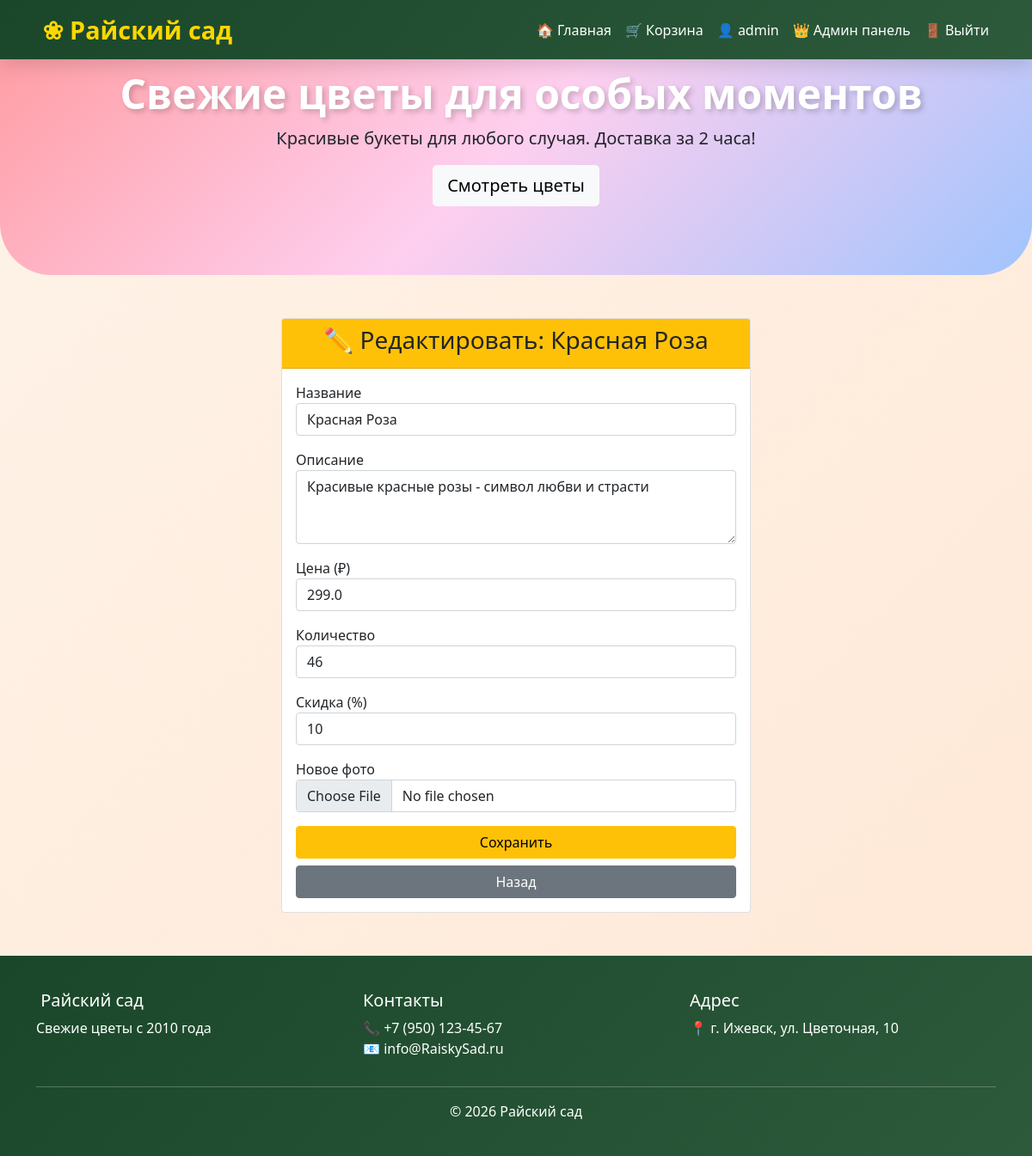
Screenshot of /admin/edit_product/1 (signed in) with the database file from the repository.
### app.py (models this page shows)
class Product(db.Model):
    id = db.Column(db.Integer, primary_key=True)
    name = db.Column(db.String(100), nullable=False)
    description = db.Column(db.Text, nullable=False)
    price = db.Column(db.Float, nullable=False)
    image = db.Column(db.String(200), default='default.jpg')
    stock = db.Column(db.Integer, default=0)
    category = db.Column(db.String(50), default='flowers')
    discount = db.Column(db.Integer, default=0)
    created_at = db.Column(db.DateTime, default=datetime.utcnow)

### app.py (the view, shortened to what this page needs)
@app.route('/admin/edit_product/<int:id>', methods=['GET', 'POST'])
def edit_product(id):
    if not session.get('is_admin'):
        flash('Доступ запрещен', 'danger')
        return redirect(url_for('index'))
    product = Product.query.get_or_404(id)
    return render_template('edit_product.html', product=product)

### templates/edit_product.html
{% extends "base.html" %}
{% block content %}
<div class="row justify-content-center">
    <div class="col-md-6">
        <div class="card">
            <div class="card-header bg-warning"><h3 class="text-center">✏️ Редактировать: {{ product.name }}</h3></div>
            <div class="card-body">
                <form method="POST" enctype="multipart/form-data">
                    <div class="mb-3"><label>Название</label><input type="text" name="name" value="{{ product.name }}" class="form-control" required></div>
                    <div class="mb-3"><label>Описание</label><textarea name="description" class="form-control" rows="3" required>{{ product.description }}</textarea></div>
                    <div class="mb-3"><label>Цена (₽)</label><input type="number" step="0.01" name="price" value="{{ product.price }}" class="form-control" required></div>
                    <div class="mb-3"><label>Количество</label><input type="number" name="stock" value="{{ product.stock }}" class="form-control" required></div>
                    <div class="mb-3"><label>Скидка (%)</label><input type="number" name="discount" value="{{ product.discount }}" class="form-control"></div>
                    <div class="mb-3"><label>Новое фото</label><input type="file" name="image" class="form-control"></div>
                    <button type="submit" class="btn btn-warning w-100">Сохранить</button>
                    <a href="{{ url_for('admin_panel') }}" class="btn btn-secondary w-100 mt-2">Назад</a>
                </form>
            </div>
        </div>
    </div>
</div>
{% endblock %}

### templates/base.html (style rules this page uses)
* { margin: 0; padding: 0; box-sizing: border-box; }
body { font-family: 'Segoe UI', Tahoma, Geneva, Verdana, sans-serif; background: linear-gradient(135deg, #fef3e8 0%, #ffe8d6 100%); min-height: 100vh; }

### rows the page displays
Product: name "Красная Роза", description "Красивые красные розы - символ любви и страсти", price "299.0", stock "46", discount "10"

### other values shown
{{ session.username }} "admin"
